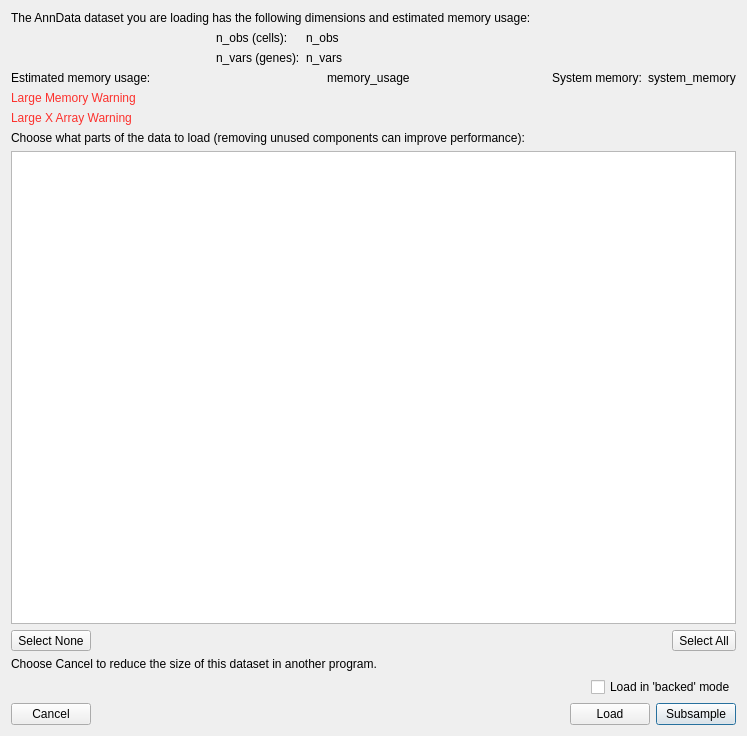
<?xml version="1.0" encoding="UTF-8"?>
<ui version="4.0">
 <class>Dialog</class>
 <widget class="QDialog" name="Dialog">
  <property name="geometry">
   <rect>
    <x>0</x>
    <y>0</y>
    <width>747</width>
    <height>736</height>
   </rect>
  </property>
  <property name="sizePolicy">
   <sizepolicy hsizetype="Preferred" vsizetype="Minimum">
    <horstretch>0</horstretch>
    <verstretch>0</verstretch>
   </sizepolicy>
  </property>
  <property name="windowTitle">
   <string>Dialog</string>
  </property>
  <layout class="QGridLayout" name="gridLayout_3">
   <item row="0" column="0">
    <widget class="QLabel" name="label">
     <property name="text">
      <string>The AnnData dataset you are loading has the following dimensions and estimated memory usage:</string>
     </property>
     <property name="wordWrap">
      <bool>true</bool>
     </property>
    </widget>
   </item>
   <item row="1" column="0">
    <layout class="QGridLayout" name="gridLayout">
     <item row="0" column="0">
      <spacer name="horizontalSpacer_2">
       <property name="orientation">
        <enum>Qt::Horizontal</enum>
       </property>
       <property name="sizeHint" stdset="0">
        <size>
         <width>40</width>
         <height>13</height>
        </size>
       </property>
      </spacer>
     </item>
     <item row="0" column="1">
      <widget class="QLabel" name="label_cells">
       <property name="text">
        <string>n_obs (cells):</string>
       </property>
      </widget>
     </item>
     <item row="0" column="2" colspan="2">
      <widget class="QLabel" name="label_n_obs">
       <property name="text">
        <string>n_obs</string>
       </property>
      </widget>
     </item>
     <item row="0" column="4">
      <spacer name="horizontalSpacer_3">
       <property name="orientation">
        <enum>Qt::Horizontal</enum>
       </property>
       <property name="sizeHint" stdset="0">
        <size>
         <width>40</width>
         <height>13</height>
        </size>
       </property>
      </spacer>
     </item>
     <item row="1" column="1">
      <widget class="QLabel" name="label_genes">
       <property name="text">
        <string>n_vars (genes):</string>
       </property>
      </widget>
     </item>
     <item row="1" column="2" colspan="2">
      <widget class="QLabel" name="label_n_vars">
       <property name="text">
        <string>n_vars</string>
       </property>
      </widget>
     </item>
     <item row="2" column="0" colspan="3">
      <widget class="QLabel" name="label_shape_2">
       <property name="text">
        <string>Estimated memory usage:</string>
       </property>
      </widget>
     </item>
     <item row="2" column="3" colspan="2">
      <widget class="QLabel" name="label_memory_usage">
       <property name="text">
        <string>memory_usage</string>
       </property>
      </widget>
     </item>
     <item row="2" column="5">
      <widget class="QLabel" name="label_shape_3">
       <property name="text">
        <string>System memory:</string>
       </property>
      </widget>
     </item>
     <item row="2" column="6">
      <widget class="QLabel" name="label_system_memory">
       <property name="text">
        <string>system_memory</string>
       </property>
      </widget>
     </item>
    </layout>
   </item>
   <item row="2" column="0">
    <widget class="QLabel" name="label_memory_warning">
     <property name="sizePolicy">
      <sizepolicy hsizetype="Expanding" vsizetype="Preferred">
       <horstretch>0</horstretch>
       <verstretch>0</verstretch>
      </sizepolicy>
     </property>
     <property name="styleSheet">
      <string notr="true">color: rgb(252, 49, 45)</string>
     </property>
     <property name="text">
      <string>Large Memory Warning</string>
     </property>
     <property name="wordWrap">
      <bool>true</bool>
     </property>
    </widget>
   </item>
   <item row="3" column="0">
    <widget class="QLabel" name="label_largex_warning">
     <property name="sizePolicy">
      <sizepolicy hsizetype="Expanding" vsizetype="Preferred">
       <horstretch>0</horstretch>
       <verstretch>0</verstretch>
      </sizepolicy>
     </property>
     <property name="styleSheet">
      <string notr="true">color: rgb(252, 49, 45)</string>
     </property>
     <property name="text">
      <string>Large X Array Warning</string>
     </property>
     <property name="wordWrap">
      <bool>true</bool>
     </property>
    </widget>
   </item>
   <item row="4" column="0">
    <layout class="QGridLayout" name="gridLayout_2">
     <item row="3" column="2">
      <widget class="QToolButton" name="button_select_all">
       <property name="text">
        <string>Select All</string>
       </property>
      </widget>
     </item>
     <item row="0" column="0" colspan="3">
      <widget class="QLabel" name="label_3">
       <property name="text">
        <string>Choose what parts of the data to load (removing unused components can improve performance):</string>
       </property>
       <property name="wordWrap">
        <bool>true</bool>
       </property>
      </widget>
     </item>
     <item row="3" column="1">
      <spacer name="horizontalSpacer_4">
       <property name="orientation">
        <enum>Qt::Horizontal</enum>
       </property>
       <property name="sizeType">
        <enum>QSizePolicy::Expanding</enum>
       </property>
       <property name="sizeHint" stdset="0">
        <size>
         <width>37</width>
         <height>17</height>
        </size>
       </property>
      </spacer>
     </item>
     <item row="3" column="0">
      <widget class="QToolButton" name="button_select_none">
       <property name="text">
        <string>Select None</string>
       </property>
      </widget>
     </item>
     <item row="1" column="0" colspan="3">
      <widget class="QListWidget" name="list_component">
       <property name="alternatingRowColors">
        <bool>false</bool>
       </property>
      </widget>
     </item>
    </layout>
   </item>
   <item row="5" column="0">
    <widget class="QLabel" name="label_cancel_help">
     <property name="sizePolicy">
      <sizepolicy hsizetype="Preferred" vsizetype="Preferred">
       <horstretch>0</horstretch>
       <verstretch>0</verstretch>
      </sizepolicy>
     </property>
     <property name="text">
      <string>Choose Cancel to reduce the size of this dataset in another program.</string>
     </property>
     <property name="textFormat">
      <enum>Qt::RichText</enum>
     </property>
     <property name="wordWrap">
      <bool>true</bool>
     </property>
     <property name="openExternalLinks">
      <bool>true</bool>
     </property>
    </widget>
   </item>
   <item row="6" column="0">
    <layout class="QHBoxLayout" name="horizontalLayout_2">
     <item>
      <spacer name="horizontalSpacer_5">
       <property name="orientation">
        <enum>Qt::Horizontal</enum>
       </property>
       <property name="sizeHint" stdset="0">
        <size>
         <width>40</width>
         <height>20</height>
        </size>
       </property>
      </spacer>
     </item>
     <item>
      <widget class="QCheckBox" name="checkbox_backed">
       <property name="layoutDirection">
        <enum>Qt::LeftToRight</enum>
       </property>
       <property name="text">
        <string>Load in 'backed' mode</string>
       </property>
      </widget>
     </item>
    </layout>
   </item>
   <item row="7" column="0">
    <layout class="QHBoxLayout" name="horizontalLayout">
     <item>
      <widget class="QPushButton" name="button_cancel">
       <property name="text">
        <string>Cancel</string>
       </property>
      </widget>
     </item>
     <item>
      <spacer name="horizontalSpacer">
       <property name="orientation">
        <enum>Qt::Horizontal</enum>
       </property>
       <property name="sizeHint" stdset="0">
        <size>
         <width>40</width>
         <height>20</height>
        </size>
       </property>
      </spacer>
     </item>
     <item>
      <widget class="QPushButton" name="button_ok">
       <property name="text">
        <string>Load</string>
       </property>
       <property name="default">
        <bool>false</bool>
       </property>
      </widget>
     </item>
     <item>
      <widget class="QPushButton" name="button_subsample">
       <property name="text">
        <string>Subsample</string>
       </property>
       <property name="default">
        <bool>true</bool>
       </property>
      </widget>
     </item>
    </layout>
   </item>
  </layout>
 </widget>
 <resources/>
 <connections/>
</ui>
